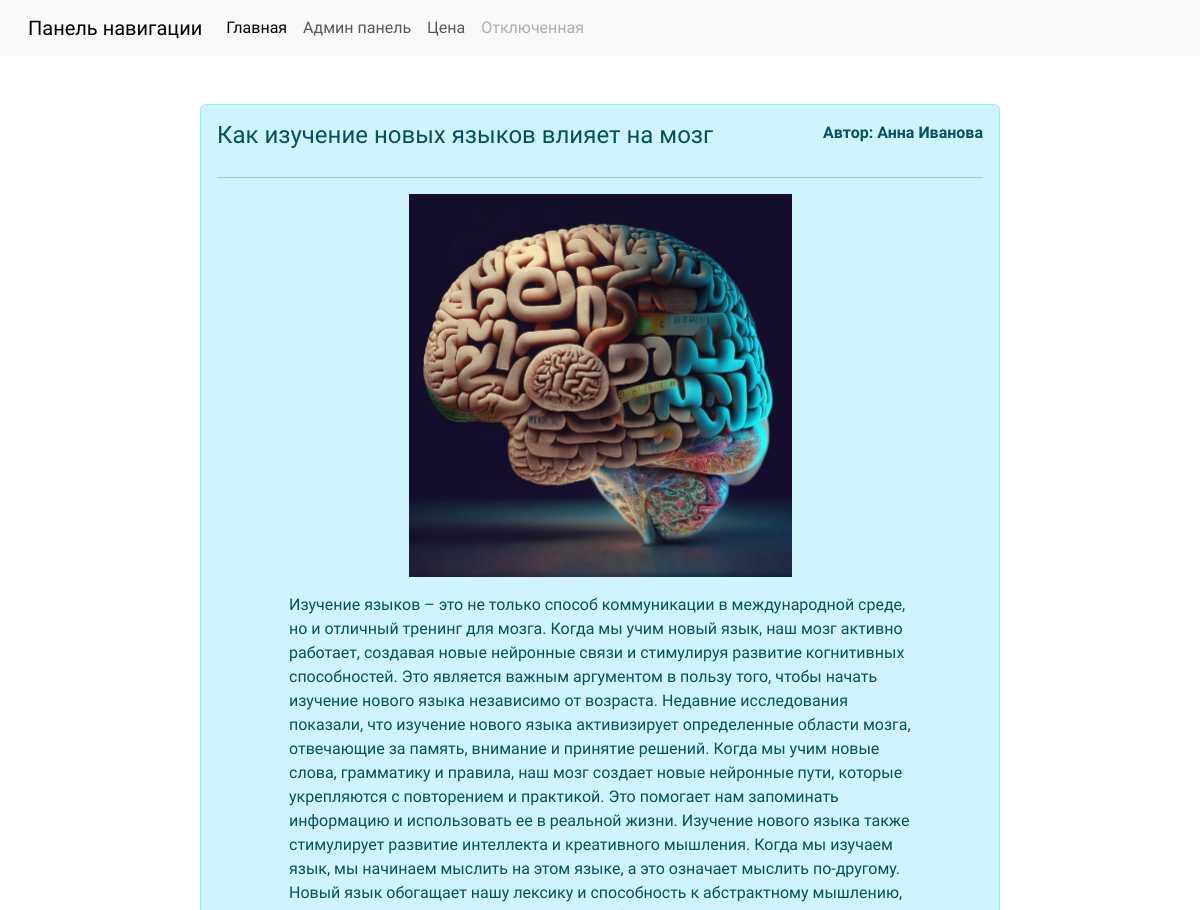
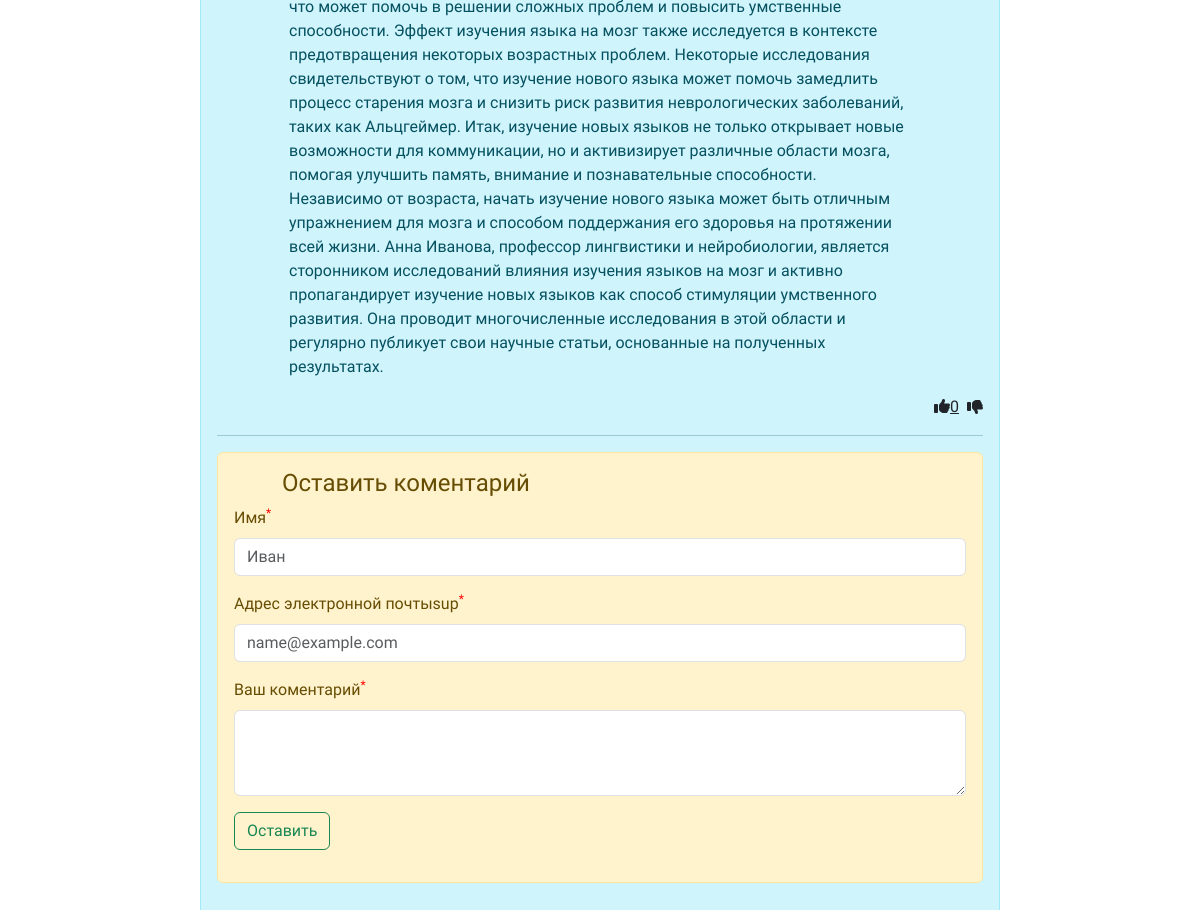
Page /2/ on the committed database (2 pictures, top to bottom).
### blog/models.py (models this page shows, shortened)
class Post(models.Model):
    title = models.CharField('Заголовок записи', max_length=50)
    descriptions = models.TextField('Текст записи')
    author = models.CharField('Имя автора', max_length=25)
    date = models.DateTimeField('Дата публикации')
    img = models.ImageField('Изображения', upload_to='images/%Y')
    class Meta:
        verbose_name = 'Запись'
        verbose_name_plural = 'Записи'

### blog/views.py (the view)
# urls.py: path('<int:pk>/', views.PostDetail.as_view(), name='blog_detail'),
class PostDetail(View):
    def get(self, request, pk):
        post = Post.objects.get(id=pk)
        return render(request, 'blog/blog_detail.html', {'post': post})

### templates/blog/blog_detail.html (shortened to what this page needs)
{% extends 'base.html' %}
{% block content %}
<div class="main">
    <div class="container " style="font-family: 'Wix Madefor Text', sans-serif;">
        <div class="row ">
            <div class="alert alert-info">
                <div class="d-flex justify-content-between">
                    <h4>{{ post.title }}</h4>
                    <p class="text-end fw-bold"> Автор: {{ post.author }}</p>
                </div>
                <hr>
                <p class="">
                    <img src="{{ post.img.url }}" class="me-5 border border-0" alt="" width="50%"
                         style="margin-left: 25%">
                </p>
                <div class="container px-4 ">
                    <div class="row ">
                        <div class="col">
                            <div class="px-5">
                                <div class="d-flex justify-content-between">
                                    <p>{{ post.descriptions }}</p>
                                </div>
                            </div>
                        </div>
                    </div>
                </div>
                <div class=" d-flex justify-content-end">
                    <a class="link-dark mx-2" href="{% url 'add_likes' post.id %}"> <i class="fa-solid fa-thumbs-up"></i>{{ post.liks_set.all.count }}</a>
                    <a class="link-dark mt-1" href="{% url 'del_likes' post.id %}"><i class="fa-solid fa-thumbs-down"></i></a>
                </div>
                <hr>
                <div class="container">
                    <div class="row">
                        <div class="alert alert-warning">
                            <h4 class="mx-5">Оставить коментарий</h4>
                            <form action="{% url 'add_comments' post.id %}" method="post">
                                <div class="mb-3">
                                    <label for="first_name" class="form-label">Имя<sup style="color: red ">*</sup></label>
                                    <input type="name" class="form-control" id="first_name" name="name" placeholder="Иван">
                                </div>
                                <div class="mb-3">
                                    <label for="exampleFormControlInput1" class="form-label">Адрес электронной почтыsup<sup style="color: red ">*</sup> </label>
                                    <input type="email" class="form-control" id="exampleFormControlInput1" name="email" placeholder="name@example.com">
                                </div>
                                <div class="mb-3">
                                    <label for="exampleFormControlTextarea1" class="form-label">Ваш коментарий<sup style="color: red ">*</sup></label>
                                    <textarea class="form-control" id="exampleFormControlTextarea1" name="text_comments" rows="3"></textarea>
                                </div>
                                <button type="submit" class="btn btn-outline-success">Оставить</button>
                            </form>
                        </div>
                    </div>
                </div>
                </div>
            </div>
        </div>
    </div>
{% endblock %}

### static/css/style.css (style rules this page uses)
.main { width: 100vh; margin-left: auto; margin-right: auto; display: flex; flex-direction: column; }

### rows in the picture
Post: title "Как изучение новых языков влияет на мозг", author "Анна Иванова", img (picture), descriptions "Изучение языков – это не только способ коммуникации в международной среде, но и отличный тренинг для мозга. Когда мы учим новый язык, наш мозг активно работает, создавая новые нейронные связи и стимулируя развитие когнитивных способностей. Это является важным аргументом в пользу того, чтобы начать изучение нового языка независимо от возраста. Недавние исследования показали, что изучение нового языка активизирует определенные области мозга, отвечающие за память, внимание и принятие решений. Когда мы учим новые слова, грамматику и правила, наш мозг создает новые нейронные пути, которые укрепляются с повторением и практикой. Это помогает нам запоминать информацию и использовать ее в реальной…", liks_set.all.count "0"
